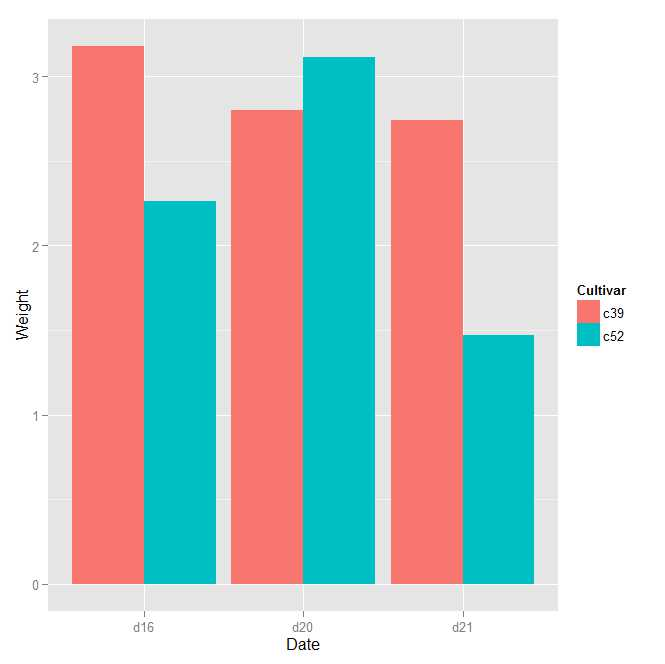

Source code (R):
library(gcookbook)
cabbage_exp
ggplot(cabbage_exp,aes(x=Date,y=Weight,fill=Cultivar))+geom_bar(position="dodge",stat="identity")
